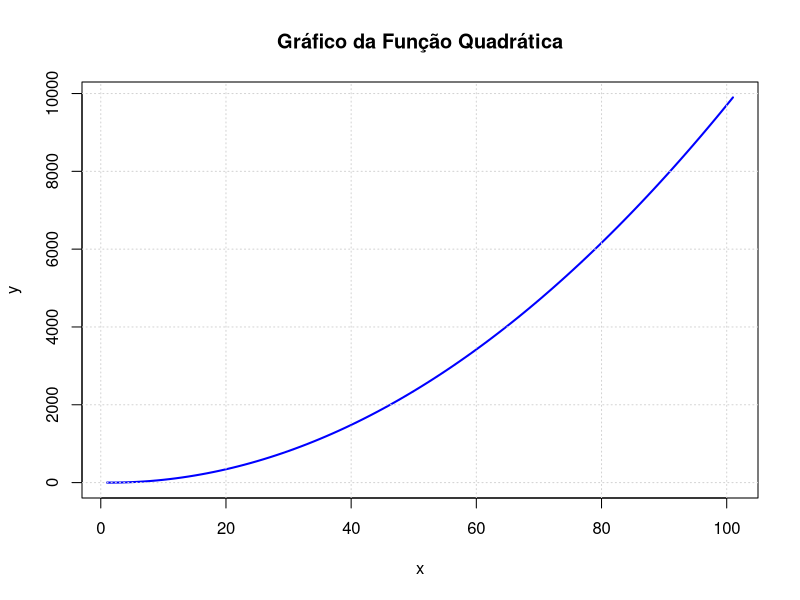

Write the R code that produced this figure.
## ---- chunk 1
# Definição do vetor X
vetorX <- 1:101

# Definição dos coeficientes
a <- 1
b <- -3
c <- 2

# Calculo de vetor Y de acordo com o vetor X
vetorY <- a*vetorX^2 + b*vetorX + c

print(vetorY)
## ---- chunk 2
plot(vetorX, vetorY, type="l", col="blue", lwd=2, main="Gráfico da Função Quadrática", xlab="x", ylab="y")
grid()
